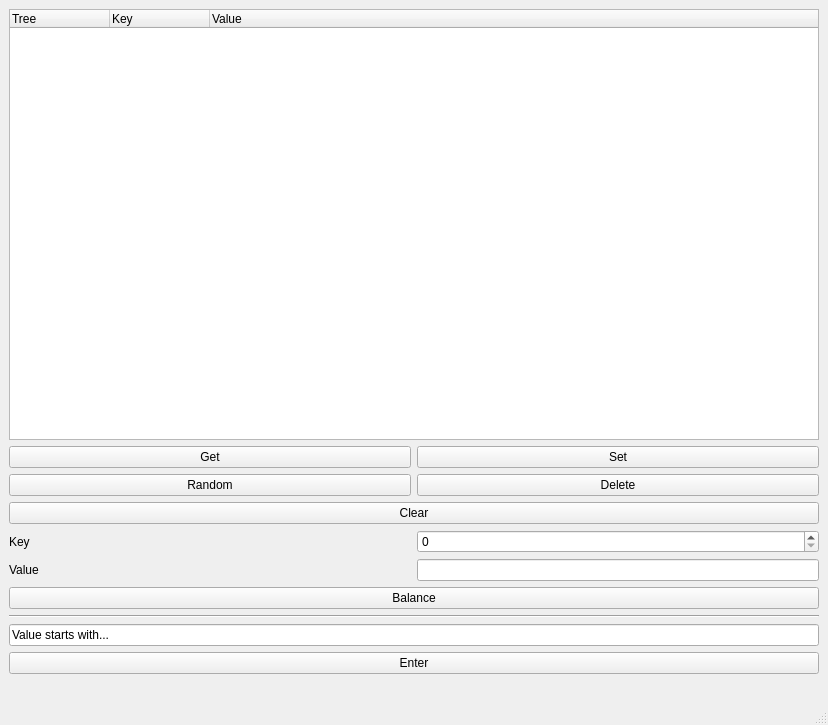
<?xml version="1.0" encoding="UTF-8"?>
<ui version="4.0">
 <class>MainWindow</class>
 <widget class="QMainWindow" name="MainWindow">
  <property name="geometry">
   <rect>
    <x>0</x>
    <y>0</y>
    <width>828</width>
    <height>725</height>
   </rect>
  </property>
  <property name="windowTitle">
   <string>MainWindow</string>
  </property>
  <widget class="QWidget" name="centralwidget">
   <layout class="QGridLayout" name="gridLayout">
    <item row="10" column="1">
     <widget class="QLineEdit" name="value"/>
    </item>
    <item row="1" column="0" colspan="2">
     <widget class="QTreeWidget" name="tree">
      <column>
       <property name="text">
        <string>Tree</string>
       </property>
      </column>
      <column>
       <property name="text">
        <string>Key</string>
       </property>
      </column>
      <column>
       <property name="text">
        <string>Value</string>
       </property>
      </column>
     </widget>
    </item>
    <item row="9" column="0">
     <widget class="QLabel" name="label_3">
      <property name="text">
       <string>Key</string>
      </property>
     </widget>
    </item>
    <item row="5" column="0">
     <widget class="QPushButton" name="randBtn">
      <property name="sizePolicy">
       <sizepolicy hsizetype="Minimum" vsizetype="Fixed">
        <horstretch>1</horstretch>
        <verstretch>0</verstretch>
       </sizepolicy>
      </property>
      <property name="text">
       <string>Random</string>
      </property>
     </widget>
    </item>
    <item row="10" column="0">
     <widget class="QLabel" name="label_4">
      <property name="text">
       <string>Value</string>
      </property>
     </widget>
    </item>
    <item row="18" column="0" colspan="2">
     <widget class="QLabel" name="count">
      <property name="text">
       <string/>
      </property>
     </widget>
    </item>
    <item row="14" column="0" colspan="2">
     <widget class="Line" name="line">
      <property name="orientation">
       <enum>Qt::Horizontal</enum>
      </property>
     </widget>
    </item>
    <item row="15" column="0" colspan="2">
     <widget class="QLineEdit" name="valStart">
      <property name="text">
       <string>Value starts with...</string>
      </property>
     </widget>
    </item>
    <item row="13" column="0" colspan="2">
     <widget class="QPushButton" name="balanceBtn">
      <property name="text">
       <string>Balance</string>
      </property>
     </widget>
    </item>
    <item row="5" column="1">
     <widget class="QPushButton" name="delBtn">
      <property name="text">
       <string>Delete</string>
      </property>
     </widget>
    </item>
    <item row="6" column="0" colspan="2">
     <widget class="QPushButton" name="clearBtn">
      <property name="sizePolicy">
       <sizepolicy hsizetype="Minimum" vsizetype="Fixed">
        <horstretch>1</horstretch>
        <verstretch>0</verstretch>
       </sizepolicy>
      </property>
      <property name="text">
       <string>Clear</string>
      </property>
     </widget>
    </item>
    <item row="2" column="0" colspan="2">
     <layout class="QHBoxLayout" name="horizontalLayout">
      <item>
       <widget class="QPushButton" name="getBtn">
        <property name="text">
         <string>Get</string>
        </property>
       </widget>
      </item>
      <item>
       <widget class="QPushButton" name="setBtn">
        <property name="text">
         <string>Set</string>
        </property>
       </widget>
      </item>
     </layout>
    </item>
    <item row="9" column="1">
     <widget class="QSpinBox" name="key">
      <property name="maximum">
       <number>999999999</number>
      </property>
     </widget>
    </item>
    <item row="16" column="0" colspan="2">
     <widget class="QPushButton" name="enter">
      <property name="text">
       <string>Enter</string>
      </property>
     </widget>
    </item>
   </layout>
  </widget>
  <widget class="QMenuBar" name="menubar">
   <property name="geometry">
    <rect>
     <x>0</x>
     <y>0</y>
     <width>828</width>
     <height>21</height>
    </rect>
   </property>
  </widget>
  <widget class="QStatusBar" name="statusbar"/>
 </widget>
 <resources/>
 <connections/>
</ui>
